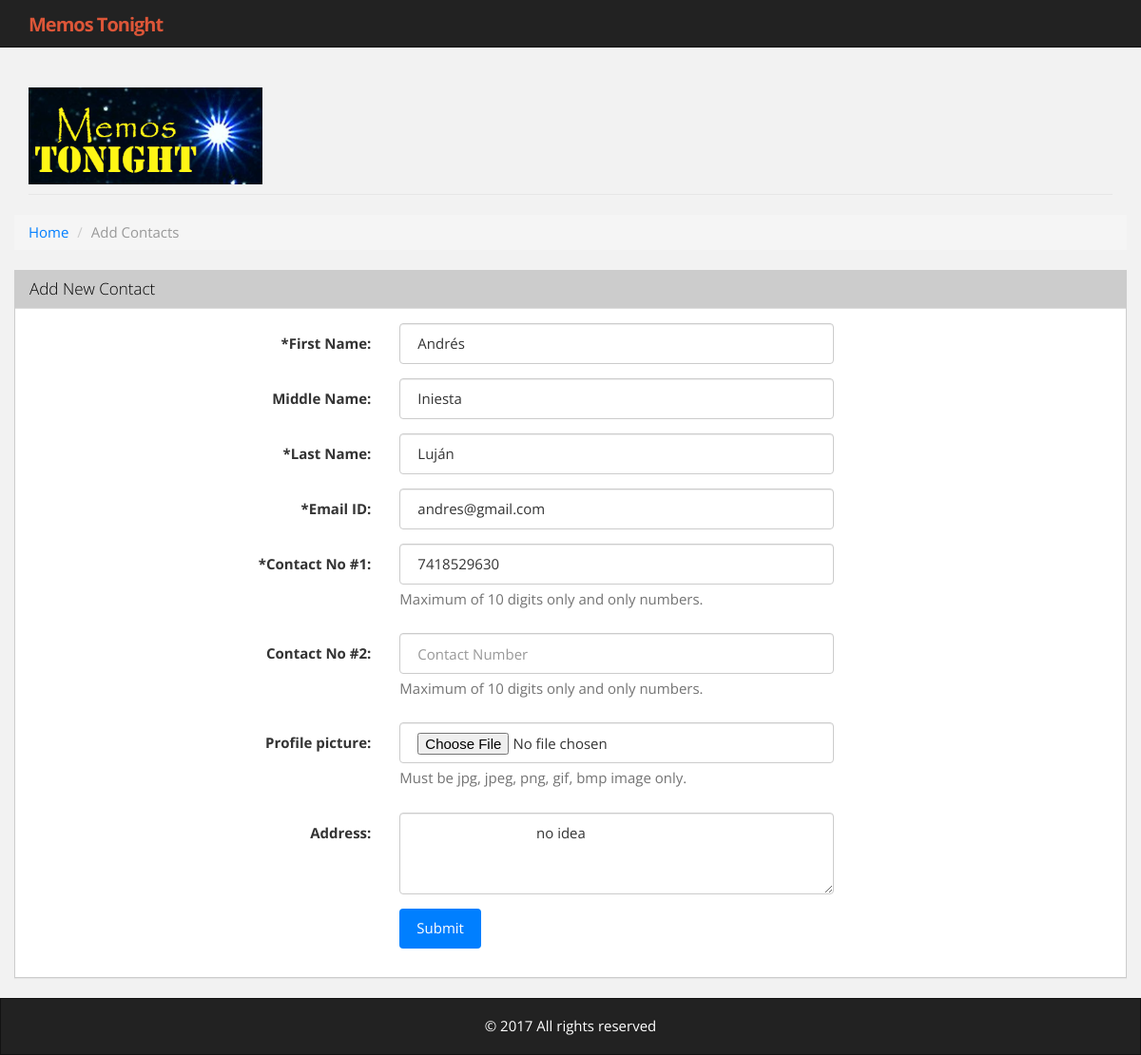
The app's page /book.php?cid=11 with its own data.
### tables this page shows
CREATE TABLE IF NOT EXISTS `tbl_contacts` (
  `contact_id` int(11) NOT NULL AUTO_INCREMENT,
  `first_name` varchar(255) NOT NULL,
  `middle_name` varchar(255) NOT NULL,
  `last_name` varchar(255) NOT NULL,
  `address` text,
  `contact_no1` varchar(255) NOT NULL,
  `contact_no2` varchar(255) DEFAULT NULL,
  `email_address` varchar(255) NOT NULL,
  `profile_pic` varchar(255) DEFAULT NULL,
  PRIMARY KEY (`contact_id`)
);

### book.php (the view, shortened to what this page needs)
<?php
require_once 'config.php';
include 'header.php';
try {
    $sql  = "SELECT * FROM tbl_contacts WHERE 1 AND contact_id = :cid";
    $stmt = $DB->prepare($sql);
    $stmt->bindValue(":cid", intval($_GET["cid"]));
    $stmt->execute();
    $results = $stmt->fetchAll();
}
catch (Exception $ex) {
    echo $ex->getMessage();
}
?>
    <div class="row">
        <ul class="breadcrumb">
            <li><a href="index.php">Home</a></li>
            <li class="active"><?php echo ($_GET["m"] == "update") ? "Edit" : "Add"; ?> Contacts</li>
        </ul>
    </div>
    <div class="row">
        <div class="panel panel-default">
            <div class="panel-heading">
                <h3 class="panel-title"><?php echo ($_GET["m"] == "update") ? "Edit" : "Add"; ?> New Contact</h3>
            </div>
                <div class="panel-body">
                    <form class="form-horizontal" name="contact_form" id="contact_form" enctype="multipart/form-data" method="post" action="process_form.php">
                        <fieldset>
                            <div class="form-group">
                                <label class="col-lg-4 control-label" for="first_name"><span class="required">*</span>First Name:</label>
                                    <div class="col-lg-5">
                                    <input type="text" value="<?php echo $results[0]["first_name"] ?>" placeholder="First Name" id="first_name" class="form-control" name="first_name" maxlength="30">
                            </div>
                        </div>
                        <div class="form-group">
                            <label class="col-lg-4 control-label" for="middle_name">Middle Name:</label>
                            <div class="col-lg-5">
                                <input type="text" value="<?php echo $results[0]["middle_name"] ?>" placeholder="Middle Name" id="middle_name" class="form-control" name="middle_name" maxlength="30">
                            </div>
                        </div>
                    <div class="form-group">
                        <label class="col-lg-4 control-label" for="last_name"><span class="required">*</span>Last Name:</label>
                        <div class="col-lg-5">
                            <input type="text" value="<?php echo $results[0]["last_name"] ?>" placeholder="Last Name" id="last_name" class="form-control" name="last_name" maxlength="30">
                        </div>
                    </div>
                    <div class="form-group">
                        <label class="col-lg-4 control-label" for="email_id"><span class="required">*</span>Email ID:</label>
                        <div class="col-lg-5">
                            <input type="text" value="<?php echo $results[0]["email_address"] ?>" placeholder="Email ID" id="email_id" class="form-control" name="email_id" maxlength="120"><span id="email_id_err" class="error"></span>
                        </div>
                    </div>
                    <div class="form-group">
                        <label class="col-lg-4 control-label" for="contact_no1"><span class="required">*</span>Contact No #1:</label>
                        <div class="col-lg-5">
                            <input type="text" value="<?php echo $results[0]["contact_no1"] ?>" placeholder="Contact Number" id="contact_no1" class="form-control" name="contact_no1" maxlength="10">
                            <span class="help-block">Maximum of 10 digits only and only numbers.</span>
                        </div>
                    </div>
                    <div class="form-group">
                        <label class="col-lg-4 control-label" for="contact_no2">Contact No #2:</label>
                        <div class="col-lg-5">
                            <input type="text" value="<?php echo $results[0]["contact_no2"] ?>" placeholder="Contact Number" id="contact_no2" class="form-control" name="contact_no2" maxlength="10">
                            <span class="help-block">Maximum of 10 digits only and only numbers.</span>
                        </div>
                    </div>
                    <div class="form-group">
                        <label class="col-lg-4 control-label" for="profile_pic">Profile picture:</label>
                        <div class="col-lg-5">
                            <input type="file" id="profile_pic" class="form-control file" name="profile_pic">
                            <span class="help-block">Must be jpg, jpeg, png, gif, bmp image only.</span>
                        </div>
                    </div>
                    <div class="form-group">
                        <label class="col-lg-4 control-label" for="address">Address:</label>
                        <div class="col-lg-5">
                            <textarea id="address" name="address" rows="3" class="form-control" maxlength="255">
                                <?php echo $results[0]["address"] ?>
                            </textarea>
                        </div>
                    </div>
                    <div class="form-group">
                        <div class="col-lg-5 col-lg-offset-4">
                            <button class="btn btn-primary rounded" type="submit">Submit</button>
                        </div>
                        </div>
                    </fieldset>
                </form>
            </div>
        </div>
    </div>
</div>
<?php
    include './footer.php';
?>

### style/style.css (style rules this page uses)
html,body { margin:0; height: 100%; }
body { padding-top: 50px; background: #f2f2f2; }
.form-control { border-radius: 4px; }
.rounded { border-radius: 4px; }
.panel-default { border-color: #ccc; }
.panel-default>.panel-heading { color: black; background-color: #ccc; border-color: #dddddd; }

### records on screen
tbl_contacts: first_name "Andrés", middle_name "Iniesta", last_name "Luján", email_id "andres@gmail.com", contact_no1 "7418529630", address "no idea"
